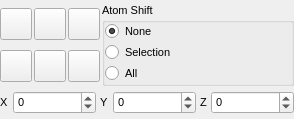
<?xml version="1.0" encoding="UTF-8"?>
<ui version="4.0">
 <class>GridShiftPopup</class>
 <widget class="QWidget" name="GridShiftPopup">
  <property name="geometry">
   <rect>
    <x>0</x>
    <y>0</y>
    <width>294</width>
    <height>119</height>
   </rect>
  </property>
  <property name="sizePolicy">
   <sizepolicy hsizetype="Minimum" vsizetype="Minimum">
    <horstretch>0</horstretch>
    <verstretch>0</verstretch>
   </sizepolicy>
  </property>
  <property name="font">
   <font>
    <pointsize>8</pointsize>
   </font>
  </property>
  <property name="windowTitle">
   <string notr="true">Grid Shift Popup</string>
  </property>
  <layout class="QVBoxLayout" name="verticalLayout">
   <property name="spacing">
    <number>2</number>
   </property>
   <property name="margin">
    <number>0</number>
   </property>
   <item>
    <layout class="QGridLayout" name="_9">
     <property name="margin">
      <number>0</number>
     </property>
     <property name="spacing">
      <number>2</number>
     </property>
     <item row="1" column="0">
      <widget class="QPushButton" name="NegativeZButton">
       <property name="minimumSize">
        <size>
         <width>32</width>
         <height>32</height>
        </size>
       </property>
       <property name="maximumSize">
        <size>
         <width>32</width>
         <height>32</height>
        </size>
       </property>
       <property name="toolTip">
        <string>Translate along negative Z axis</string>
       </property>
       <property name="text">
        <string/>
       </property>
       <property name="icon">
        <iconset resource="icons.qrc">
         <normaloff>:/arrows/icons/arrow_in.svg</normaloff>:/arrows/icons/arrow_in.svg</iconset>
       </property>
       <property name="iconSize">
        <size>
         <width>16</width>
         <height>16</height>
        </size>
       </property>
       <property name="autoDefault">
        <bool>false</bool>
       </property>
      </widget>
     </item>
     <item row="1" column="2">
      <widget class="QPushButton" name="PositiveZButton">
       <property name="minimumSize">
        <size>
         <width>32</width>
         <height>32</height>
        </size>
       </property>
       <property name="maximumSize">
        <size>
         <width>32</width>
         <height>32</height>
        </size>
       </property>
       <property name="toolTip">
        <string>Translate along positive Z axis</string>
       </property>
       <property name="text">
        <string/>
       </property>
       <property name="icon">
        <iconset resource="icons.qrc">
         <normaloff>:/arrows/icons/arrow_out.svg</normaloff>:/arrows/icons/arrow_out.svg</iconset>
       </property>
       <property name="iconSize">
        <size>
         <width>16</width>
         <height>16</height>
        </size>
       </property>
       <property name="autoDefault">
        <bool>false</bool>
       </property>
      </widget>
     </item>
     <item row="0" column="0">
      <widget class="QPushButton" name="NegativeXButton">
       <property name="minimumSize">
        <size>
         <width>32</width>
         <height>32</height>
        </size>
       </property>
       <property name="maximumSize">
        <size>
         <width>32</width>
         <height>32</height>
        </size>
       </property>
       <property name="toolTip">
        <string>Translate along negative X axis</string>
       </property>
       <property name="text">
        <string/>
       </property>
       <property name="icon">
        <iconset resource="icons.qrc">
         <normaloff>:/arrows/icons/arrow_left.svg</normaloff>:/arrows/icons/arrow_left.svg</iconset>
       </property>
       <property name="iconSize">
        <size>
         <width>16</width>
         <height>16</height>
        </size>
       </property>
       <property name="autoDefault">
        <bool>false</bool>
       </property>
      </widget>
     </item>
     <item row="0" column="2">
      <widget class="QPushButton" name="PositiveXButton">
       <property name="minimumSize">
        <size>
         <width>32</width>
         <height>32</height>
        </size>
       </property>
       <property name="maximumSize">
        <size>
         <width>32</width>
         <height>32</height>
        </size>
       </property>
       <property name="toolTip">
        <string>Translate along positive X axis</string>
       </property>
       <property name="text">
        <string/>
       </property>
       <property name="icon">
        <iconset resource="icons.qrc">
         <normaloff>:/arrows/icons/arrow_right.svg</normaloff>:/arrows/icons/arrow_right.svg</iconset>
       </property>
       <property name="iconSize">
        <size>
         <width>16</width>
         <height>16</height>
        </size>
       </property>
       <property name="autoDefault">
        <bool>false</bool>
       </property>
      </widget>
     </item>
     <item row="0" column="1">
      <widget class="QPushButton" name="PositiveYButton">
       <property name="minimumSize">
        <size>
         <width>32</width>
         <height>32</height>
        </size>
       </property>
       <property name="maximumSize">
        <size>
         <width>32</width>
         <height>32</height>
        </size>
       </property>
       <property name="toolTip">
        <string>Translate along positive Y axis</string>
       </property>
       <property name="text">
        <string/>
       </property>
       <property name="icon">
        <iconset resource="icons.qrc">
         <normaloff>:/arrows/icons/arrow_up.svg</normaloff>:/arrows/icons/arrow_up.svg</iconset>
       </property>
       <property name="iconSize">
        <size>
         <width>16</width>
         <height>16</height>
        </size>
       </property>
       <property name="autoDefault">
        <bool>false</bool>
       </property>
      </widget>
     </item>
     <item row="1" column="1">
      <widget class="QPushButton" name="NegativeYButton">
       <property name="minimumSize">
        <size>
         <width>32</width>
         <height>32</height>
        </size>
       </property>
       <property name="maximumSize">
        <size>
         <width>32</width>
         <height>32</height>
        </size>
       </property>
       <property name="toolTip">
        <string>Translate along negative Y axis</string>
       </property>
       <property name="text">
        <string/>
       </property>
       <property name="icon">
        <iconset resource="icons.qrc">
         <normaloff>:/arrows/icons/arrow_down.svg</normaloff>:/arrows/icons/arrow_down.svg</iconset>
       </property>
       <property name="iconSize">
        <size>
         <width>16</width>
         <height>16</height>
        </size>
       </property>
       <property name="autoDefault">
        <bool>false</bool>
       </property>
      </widget>
     </item>
     <item row="0" column="3" rowspan="2">
      <widget class="QGroupBox" name="FrameGroup">
       <property name="sizePolicy">
        <sizepolicy hsizetype="Expanding" vsizetype="Minimum">
         <horstretch>0</horstretch>
         <verstretch>0</verstretch>
        </sizepolicy>
       </property>
       <property name="toolTip">
        <string>Select frame of reference for translation</string>
       </property>
       <property name="title">
        <string>Atom Shift</string>
       </property>
       <layout class="QVBoxLayout" name="_8">
        <property name="spacing">
         <number>2</number>
        </property>
        <property name="margin">
         <number>0</number>
        </property>
        <item>
         <widget class="QRadioButton" name="NoAtomsRadio">
          <property name="sizePolicy">
           <sizepolicy hsizetype="Fixed" vsizetype="Fixed">
            <horstretch>0</horstretch>
            <verstretch>0</verstretch>
           </sizepolicy>
          </property>
          <property name="toolTip">
           <string>Use Cartesian frame for translation</string>
          </property>
          <property name="text">
           <string>None</string>
          </property>
          <property name="checked">
           <bool>true</bool>
          </property>
         </widget>
        </item>
        <item>
         <widget class="QRadioButton" name="SelectedAtomsRadio">
          <property name="sizePolicy">
           <sizepolicy hsizetype="Fixed" vsizetype="Fixed">
            <horstretch>0</horstretch>
            <verstretch>0</verstretch>
           </sizepolicy>
          </property>
          <property name="toolTip">
           <string>Use view frame for translation</string>
          </property>
          <property name="text">
           <string>Selection</string>
          </property>
         </widget>
        </item>
        <item>
         <widget class="QRadioButton" name="AllAtomsRadio">
          <property name="sizePolicy">
           <sizepolicy hsizetype="Fixed" vsizetype="Fixed">
            <horstretch>0</horstretch>
            <verstretch>0</verstretch>
           </sizepolicy>
          </property>
          <property name="toolTip">
           <string>Use cell frame for translation</string>
          </property>
          <property name="text">
           <string>All</string>
          </property>
         </widget>
        </item>
       </layout>
      </widget>
     </item>
    </layout>
   </item>
   <item>
    <layout class="QHBoxLayout" name="horizontalLayout_9">
     <property name="spacing">
      <number>4</number>
     </property>
     <item>
      <widget class="QLabel" name="label_54">
       <property name="sizePolicy">
        <sizepolicy hsizetype="Minimum" vsizetype="Preferred">
         <horstretch>0</horstretch>
         <verstretch>0</verstretch>
        </sizepolicy>
       </property>
       <property name="text">
        <string>X</string>
       </property>
      </widget>
     </item>
     <item>
      <widget class="QSpinBox" name="XSpin">
       <property name="sizePolicy">
        <sizepolicy hsizetype="Expanding" vsizetype="Fixed">
         <horstretch>0</horstretch>
         <verstretch>0</verstretch>
        </sizepolicy>
       </property>
       <property name="toolTip">
        <string>Current shift (in gridpoints) along X</string>
       </property>
       <property name="minimum">
        <number>-1000000</number>
       </property>
       <property name="maximum">
        <number>1000000</number>
       </property>
       <property name="singleStep">
        <number>1</number>
       </property>
       <property name="value">
        <number>0</number>
       </property>
      </widget>
     </item>
     <item>
      <widget class="QLabel" name="label_7">
       <property name="text">
        <string>Y</string>
       </property>
      </widget>
     </item>
     <item>
      <widget class="QSpinBox" name="YSpin">
       <property name="sizePolicy">
        <sizepolicy hsizetype="Expanding" vsizetype="Fixed">
         <horstretch>0</horstretch>
         <verstretch>0</verstretch>
        </sizepolicy>
       </property>
       <property name="minimum">
        <number>-1000000</number>
       </property>
       <property name="maximum">
        <number>1000000</number>
       </property>
      </widget>
     </item>
     <item>
      <widget class="QLabel" name="label_9">
       <property name="text">
        <string>Z</string>
       </property>
      </widget>
     </item>
     <item>
      <widget class="QSpinBox" name="ZSpin">
       <property name="sizePolicy">
        <sizepolicy hsizetype="Expanding" vsizetype="Fixed">
         <horstretch>0</horstretch>
         <verstretch>0</verstretch>
        </sizepolicy>
       </property>
       <property name="minimum">
        <number>-1000000</number>
       </property>
       <property name="maximum">
        <number>1000000</number>
       </property>
      </widget>
     </item>
    </layout>
   </item>
  </layout>
 </widget>
 <resources>
  <include location="icons.qrc"/>
 </resources>
 <connections/>
</ui>
